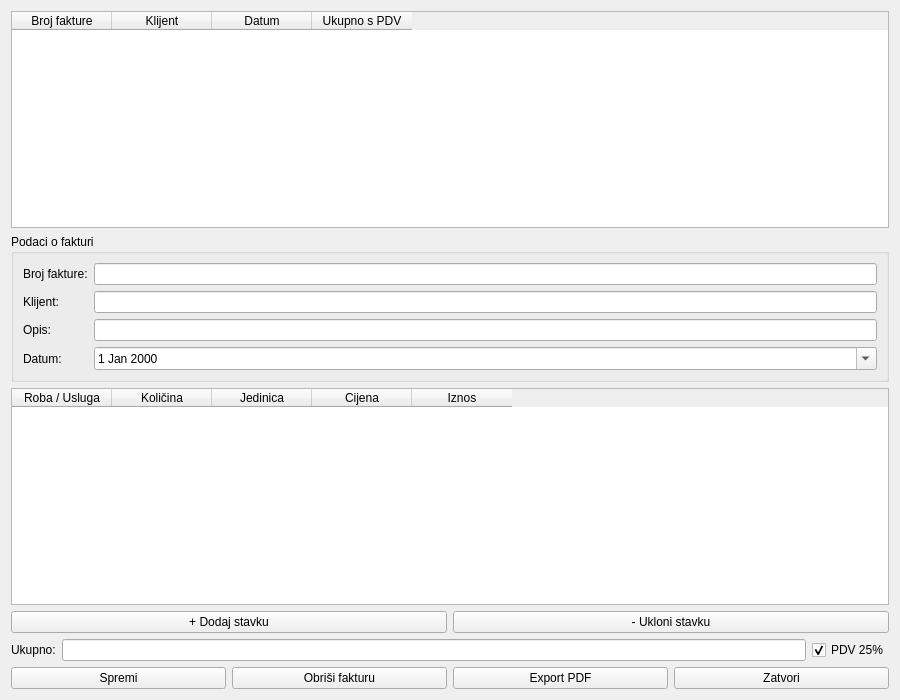
<?xml version="1.0" encoding="UTF-8"?>
<ui version="4.0">
 <class>HistoryWindow</class>
 <widget class="QWidget" name="HistoryWindow">
  <property name="geometry">
   <rect>
    <x>0</x>
    <y>0</y>
    <width>900</width>
    <height>700</height>
   </rect>
  </property>
  <property name="windowTitle">
   <string>Povijest faktura</string>
  </property>
  <layout class="QVBoxLayout" name="verticalLayout">
   <item>
    <widget class="QTableWidget" name="invoicesTable">
     <property name="sizePolicy">
      <sizepolicy hsizetype="Expanding" vsizetype="Expanding">
       <horstretch>0</horstretch>
       <verstretch>0</verstretch>
      </sizepolicy>
     </property>
     <property name="editTriggers">
      <set>QAbstractItemView::EditTrigger::NoEditTriggers</set>
     </property>
     <property name="columnCount">
      <number>4</number>
     </property>
     <column>
      <property name="text">
       <string>Broj fakture</string>
      </property>
     </column>
     <column>
      <property name="text">
       <string>Klijent</string>
      </property>
     </column>
     <column>
      <property name="text">
       <string>Datum</string>
      </property>
     </column>
     <column>
      <property name="text">
       <string>Ukupno s PDV</string>
      </property>
     </column>
    </widget>
   </item>
   <item>
    <widget class="QGroupBox" name="invoiceInfoGroupBox">
     <property name="title">
      <string>Podaci o fakturi</string>
     </property>
     <layout class="QFormLayout" name="formLayout">
      <item row="0" column="0">
       <widget class="QLabel" name="invoiceNumberLabel">
        <property name="text">
         <string>Broj fakture:</string>
        </property>
       </widget>
      </item>
      <item row="0" column="1">
       <widget class="QLineEdit" name="invoiceNumberLineEdit"/>
      </item>
      <item row="1" column="0">
       <widget class="QLabel" name="clientLabel">
        <property name="text">
         <string>Klijent:</string>
        </property>
       </widget>
      </item>
      <item row="1" column="1">
       <widget class="QLineEdit" name="clientLineEdit"/>
      </item>
      <item row="2" column="0">
       <widget class="QLabel" name="descriptionLabel">
        <property name="text">
         <string>Opis:</string>
        </property>
       </widget>
      </item>
      <item row="2" column="1">
       <widget class="QLineEdit" name="descriptionLineEdit"/>
      </item>
      <item row="3" column="0">
       <widget class="QLabel" name="dateLabel">
        <property name="text">
         <string>Datum:</string>
        </property>
       </widget>
      </item>
      <item row="3" column="1">
       <widget class="QDateEdit" name="dateEdit">
        <property name="calendarPopup">
         <bool>true</bool>
        </property>
       </widget>
      </item>
     </layout>
    </widget>
   </item>
   <item>
    <widget class="QTableWidget" name="itemsTableWidget">
     <property name="sizePolicy">
      <sizepolicy hsizetype="Expanding" vsizetype="Expanding">
       <horstretch>0</horstretch>
       <verstretch>0</verstretch>
      </sizepolicy>
     </property>
     <property name="columnCount">
      <number>5</number>
     </property>
     <column>
      <property name="text">
       <string>Roba / Usluga</string>
      </property>
     </column>
     <column>
      <property name="text">
       <string>Količina</string>
      </property>
     </column>
     <column>
      <property name="text">
       <string>Jedinica</string>
      </property>
     </column>
     <column>
      <property name="text">
       <string>Cijena</string>
      </property>
     </column>
     <column>
      <property name="text">
       <string>Iznos</string>
      </property>
     </column>
    </widget>
   </item>
   <item>
    <layout class="QHBoxLayout">
     <item>
      <widget class="QPushButton" name="addItemButton">
       <property name="text">
        <string>+ Dodaj stavku</string>
       </property>
      </widget>
     </item>
     <item>
      <widget class="QPushButton" name="removeItemButton">
       <property name="text">
        <string>- Ukloni stavku</string>
       </property>
      </widget>
     </item>
    </layout>
   </item>
   <item>
    <layout class="QHBoxLayout">
     <item>
      <widget class="QLabel" name="subtotalLabel">
       <property name="text">
        <string>Ukupno:</string>
       </property>
      </widget>
     </item>
     <item>
      <widget class="QLineEdit" name="totalLineEdit">
       <property name="readOnly">
        <bool>true</bool>
       </property>
      </widget>
     </item>
     <item>
      <widget class="QCheckBox" name="pdvCheckBox">
       <property name="text">
        <string>PDV 25%</string>
       </property>
       <property name="checked">
        <bool>true</bool>
       </property>
      </widget>
     </item>
    </layout>
   </item>
   <item>
    <layout class="QHBoxLayout">
     <item>
      <widget class="QPushButton" name="saveButton">
       <property name="text">
        <string>Spremi</string>
       </property>
      </widget>
     </item>
     <item>
      <widget class="QPushButton" name="deleteInvoiceButton">
       <property name="text">
        <string>Obriši fakturu</string>
       </property>
      </widget>
     </item>
     <item>
      <widget class="QPushButton" name="exportPDFButton">
       <property name="text">
        <string>Export PDF</string>
       </property>
      </widget>
     </item>
     <item>
      <widget class="QPushButton" name="closeButton">
       <property name="text">
        <string>Zatvori</string>
       </property>
      </widget>
     </item>
    </layout>
   </item>
  </layout>
 </widget>
 <resources/>
 <connections/>
</ui>
